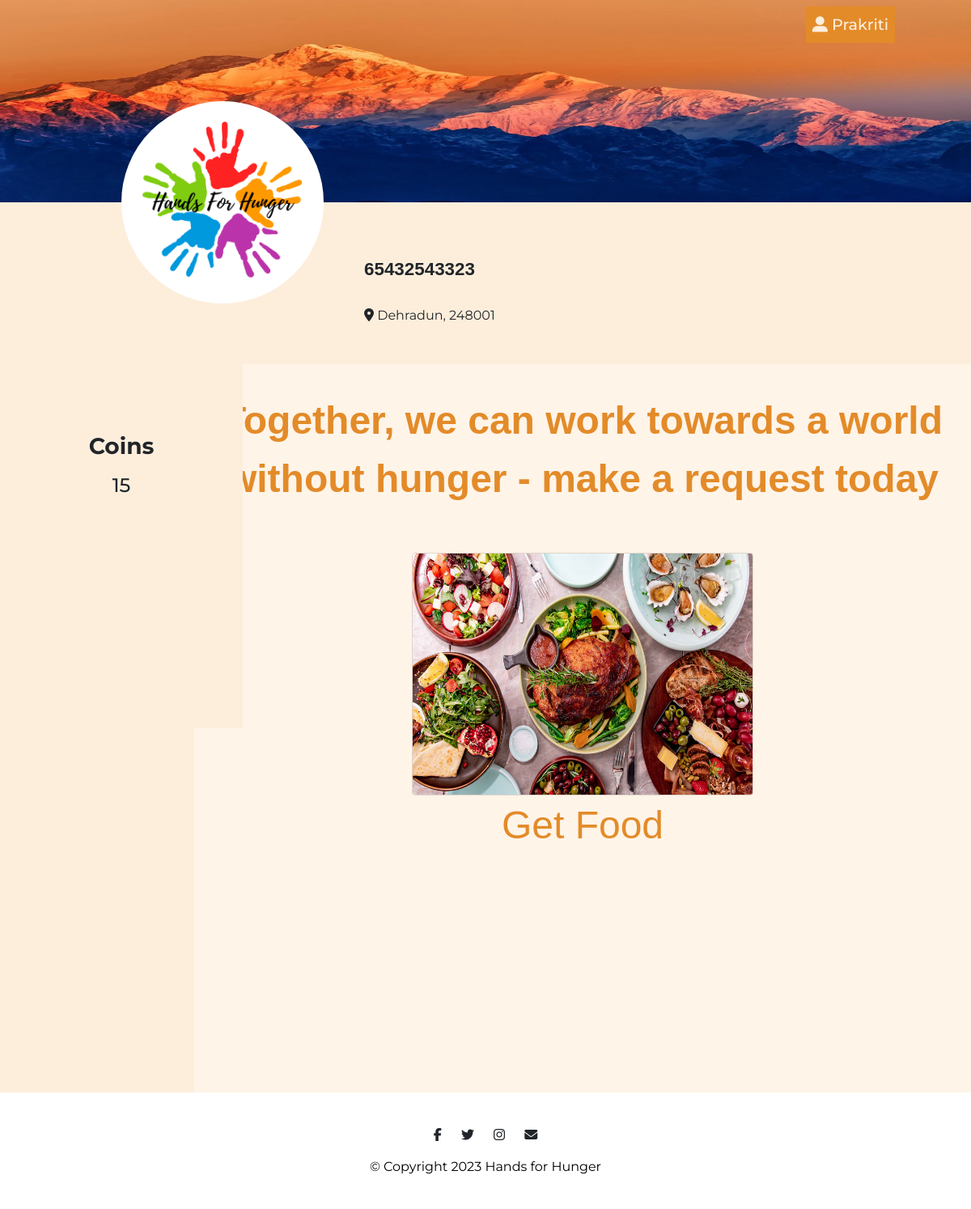
Page /ngo_home/ (signed in) on the committed database.
### inventory/models.py (models this page shows, shortened)
class donor(AbstractUser):
    donor_name = models.CharField(max_length=255)
    email = models.EmailField(max_length=95)
    phone_no = models.IntegerField(default=123456789)
    points = models.PositiveBigIntegerField(default=0)
    longitude = models.DecimalField(decimal_places=10,max_digits=15,default=0.000)
    latitude = models.DecimalField(decimal_places=10,max_digits=15,default=0.000)
    pincode = models.ForeignKey(pincode, on_delete=models.CASCADE,null=True)
    is_ngo = models.BooleanField(default=False)
    groups = models.ManyToManyField(Group, related_name='donor_groups')
    user_permissions = models.ManyToManyField(
        Permission,
        related_name='donor_user_permissions',
    )
    objects = DonorManager()

class pincode(models.Model):
    code = models.IntegerField(default=248001)
    city = models.CharField(max_length=250,default="es")
    state= models.CharField(max_length=250,default="qw")

### auth1/views.py (the view)
# urls.py: path("ngo_home/", views.ngo_home.as_view(), name="ngo_home"),
class ngo_home(TemplateView):
    template_name = "n_h.html"
    def get_context_data(self, **kwargs):
        context = super().get_context_data(**kwargs)
        context["title"] = "HandsForHunger | Home"
        return context

### auth1/templates/n_h.html (shortened to what this page needs)
{% load static %}
<!DOCTYPE html>
<html>
<head>
  <link rel="stylesheet" href="https://cdn.jsdelivr.net/npm/bootstrap@4.6.2/dist/css/bootstrap.min.css">
  <link rel="stylesheet" href="{% static 'css/styles1.css' %}">
</head>
<body>
    <section id="title-img">
        <div class="title row row-2">
            <div class="parent col-lg-12">
                <div class="inside container-fluid">
                    <nav class="navbar navbar-expand-lg navbar-dark">
                      <div class="collapse navbar-collapse" id="navbarSupportedContent">
                          <ul class="navbar-nav ml-auto">
                              <li class="nav-item">
                                <div class="dropdown">
                                    <button class="nav-link dropbtn"><i class='fas fa-user-alt'></i> {{ user.username }}</button>
                                </div>
                              </li>
                          </ul>
                      </div>
                    </nav>
                  </div>
                <img class="image1 title-image" height="250px" src="\static/images\mountain.jpeg" alt="mountain-mockup">
                <img class="image2" id="pp" src="\static/images/Hands For Hunger.png" alt="Profile pic">
                <h3 class="prof">{{ user.phone_no}}</h3>
                <h4 class="addr"><i class='fas fa-map-marker-alt'></i>   {{ user.pincode.city }}, {{ user.pincode.code }}</h4>
            </div>
        </div>
    </section>
    <section id="middle">
        <div class="mid float-container">
            <div class="float-child-1">
                <div class="data">
                    <div class="ach top-ach">
                        <h3>Coins</h3>
                        <h4>{{user.points}}</h4>
                    </div>
                </div>
            </div>
            <div class="float-child-2">
                <div class="tab">
                    <button class="tablinks active" onclick="openopt(event, 'Donation Request')"></button>
                </div>
                <div id="Donation Request" class="tabcontent active">
                    <div class="container-right row row-1">
                        <h1 class="qn">Together, we can work towards a world without hunger - make a request today</h1>
                        <div class="column">
                            <a href="{% url 'donations_list' %}">
                            <img class="card single_card" src="\static/images/ca1.png" alt="food" style="width:50%; margin-left: 25%; margin-right: 25%;">
                            <div class="imgb">
                                <button class="imgButton1">Get Food</button>
                            </div>
                        </a>
                        </div>
                    </div>
                </div>
            </div>
        </div>
    </section>
  <footer class="white-section" id="footer">
    <div class="container-fluid-1">
      <i class="social-icon fab fa-facebook-f"></i>
      <i class="social-icon fab fa-twitter"></i>
      <i class="social-icon fab fa-instagram"></i>
      <i class="social-icon fas fa-envelope"></i>
      <p>© Copyright 2023 Hands for Hunger</p>
    </div>
  </footer>
</body>
</html>

### auth1/static/css/styles1.css (style rules this page uses)
body { font-family: 'Montserrat' , sans-serif; }
.container-fluid { padding: 2% 5% 2%; }
h1 { font-family: 'Montserrat', sans-serif; font-weight: 900; font-size: 3.5rem; line-height: 1.5; }
h3 { font-family: 'Montserrat' , sans-serif; font-weight: 700; text-align: center; padding-bottom: 3%; padding-top: 7%; }
p { color: #000; }
#title-img { width: 100%; }
.title-image { position: relative; background-size: cover; background-position: center; width: 100%; z-index: 0; }
.inside { position: absolute; z-index: 1; }
.inside .dropbtn { background-color: transparent; }
.container-fluid { padding: 0% 5% 0%; }
.title { width: auto; background-color: #FDEEDC; height: 450px; }
#pp { border-radius: 50%; background-color: #fff; object-fit: scale-down; object-position: center; border: 6px solid #fff; }
.parent { position: relative; top: 0; left: 0; }
.image1 { position: relative; top: 0; left: 0; }
.image2 { width: 250px; object-fit: scale-down; position: absolute; top: 125px; left: 150px; border: 1px solid #fff; }
.prof { font-weight: 600; font-size: 1.4rem; font-family: Arial, Helvetica, sans-serif; position: absolute; top: 236px; left: 450px; }
.addr { font-weight: 400; font-size: 1rem; position: absolute; top: 380px; left: 450px; }
.row { margin-left: 0%; margin-right: 0%; }
.col-lg-12 { padding-left: 0%; padding-right: 0%; }
.float-container { padding: 0; }
.float-child-1 { height: 900px; background-color: #FDEEDC; width: 20%; float: left; padding: 0; }
.float-child-2 { height: 900px; background-color: #FFF4E8; width: 80%; float: left; padding: 0; }
.mid { background-color: #FFF4E8; height: 900px; }
.data { position: absolute; background-color: #FDEEDC; width: 300px; height: 450px; text-align: center; }
.ach { padding-top: 1rem; padding-bottom: 1rem; font-size: 1.5rem; }
h4 { font-size: 1.5rem; }
.top-ach { padding-top: 4rem; }
.qn { color: #E38B29; text-align: center; font-size: 3rem; font-weight: 900; font-family: Arial, Helvetica, sans-serif; }
.column { flex: 33.33%; padding: 5%; padding-bottom: 0%; }
.card { height: 300px; width: 150px; background: transparent; background-image: none; }
.imgb { text-align: center; }
.imgButton1 { outline: none; border: none; text-align: center; color: #E38B29; border: none; font-family: Arial, Helvetica, sans-serif; font-weight: 500; font-size: 3rem; background-color: transparent; }
.dropbtn { color: white; padding-top: 8px; font-size: 16px; border: none; }
.dropdown { background-color: #E38B29; position: relative; display: inline-block; }
.tab { overflow: hidden; display: flex; justify-content: space-between; background-color: #FDEEDC; text-align: center; }
.tab button { flex: 1; text-align: center; background-color: inherit; float: left; border: none; outline: none; cursor: pointer; padding: 14px 16px; transition: 0.3s; font-size: 17px; }
.tab button.active { background-color: #FFF4E8; }
.tabcontent { display: none; padding: 6px 12px; border-top: none; }
.nav-item { padding: 0 18px; }
.nav-link { font-family: 'Montserrat'; font-weight: 500; -webkit-text-fill-color: #FDEEDC; font-size: 1.2rem; }
#footer { text-align: center; background-color: #fff; }
.container-fluid-1 { padding: 2% 5% 2%; }
.social-icon { margin: 20px 10px; }

### rows in the picture
donor: username "Prakriti", phone_no "65432543323", pincode.city "Dehradun", pincode.code "248001", points "15"
